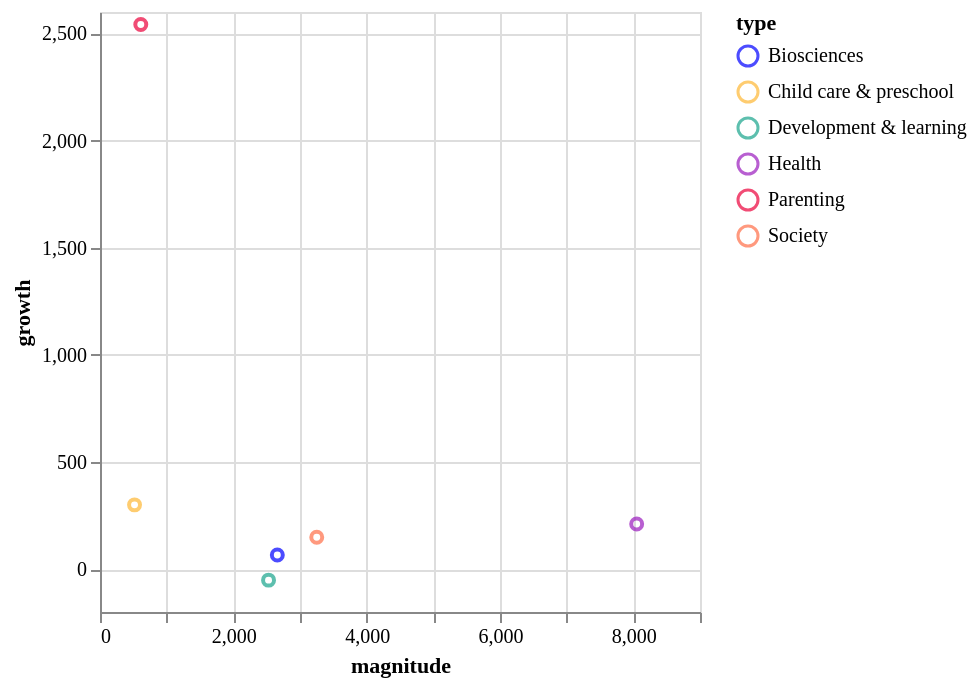

Notebook cell for this chart:
### Code cell
# scatter chart of trends_df
import altair as alt
alt.Chart(
    trends_df.query("type != 'Technology' and type != 'General'")
).mark_point().encode(
    x='magnitude:Q',
    y='growth:Q',
    color='type:N',
    tooltip=['type', 'magnitude', 'growth']
)

### Figure 1 — Vega-Lite specification as saved in the notebook (floating-point values rounded to 4 significant figures)
{"config": {"title": {"font": "Averta", "anchor": "start"}, "subtitle": {"font": "Averta"}, "axis": {"labelFont": "Averta", "titleFont": "Averta"}, "header": {"labelFont": "Averta", "titleFont": "Averta"}, "legend": {"labelFont": "Averta", "titleFont": "Averta"}, "range": {"category": ["#0000FF", "#FDB633", "#18A48C", "#9A1BBE", "#EB003B", "#FF6E47", "#646363", "#0F294A", "#97D9E3", "#A59BEE", "#F6A4B7", "#D2C9C0", "#FFFFFF", "#000000"], "ordinal": {"scheme": ["#0000FF", "#FDB633", "#18A48C", "#9A1BBE", "#EB003B", "#FF6E47", "#646363", "#0F294A", "#97D9E3", "#A59BEE", "#F6A4B7", "#D2C9C0", "#FFFFFF", "#000000"]}}}, "data": {"name": "data-f69a106e882da6a7f3121dee70814579"}, "mark": "point", "encoding": {"color": {"field": "type", "type": "nominal"}, "tooltip": [{"field": "type", "type": "nominal"}, {"field": "magnitude", "type": "quantitative"}, {"field": "growth", "type": "quantitative"}], "x": {"field": "magnitude", "type": "quantitative"}, "y": {"field": "growth", "type": "quantitative"}}, "$schema": "https://vega.github.io/schema/vega-lite/v4.17.0.json", "datasets": {"data-f69a106e882da6a7f3121dee70814579": [{"magnitude": 611.9, "growth": 2541.0, "type": "Parenting", "counts": 9}, {"magnitude": 518.0, "growth": 300.0, "type": "Child care & preschool", "counts": 8}, {"magnitude": 8050.0, "growth": 210.8, "type": "Health", "counts": 64}, {"magnitude": 3251.0, "growth": 148.7, "type": "Society", "counts": 21}, {"magnitude": 2660.0, "growth": 65.81, "type": "Biosciences", "counts": 23}, {"magnitude": 2528.0, "growth": -51.26, "type": "Development & learning", "counts": 31}]}}
